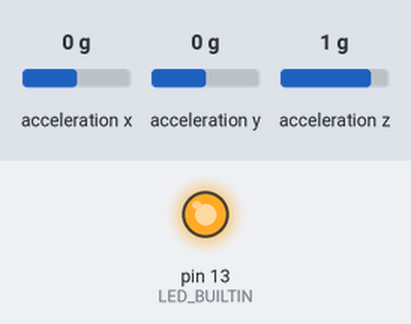
This program was run on a simulated Arduino Nano, built with avr-gcc and run on an emulated ATmega328P. On the bench: output pins drawn as LEDs (lit = HIGH). Wiring (inferred from the names in the program): MPU-6050 motion sensor at I2C address 0x68. The test bench sets the inputs (shaded band); at power-on: acceleration x 0 g, acceleration y 0 g, acceleration z 1 g. The modem accepts every AT command (registered, SIM ready, sends succeed) and sends nothing else; what the program prints to the serial monitor is not drawn.

Above: at 1.7 s.
At 3.3 s:
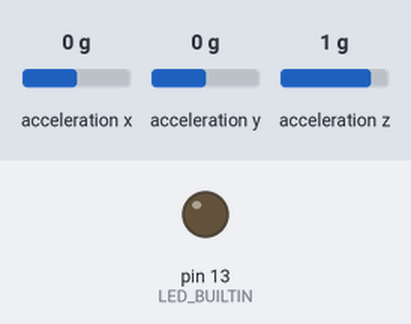
3.4 s: acceleration x set to -0.3 g
Timing chart, 0 to 11.0 s (numbered marks = the images above; inputs shaded):
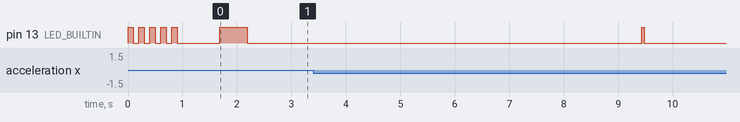

The program:

main.cpp
```cpp
// =====================================================
// FILE: src/main.cpp
// =====================================================

#include <Arduino.h>
#include "Config/Config.h"

// =====================================================
// MODULES
// =====================================================

#include "GPS/GPS.h"
#include "GSM/GSM.h"
#include "MPU/MPU.h"

// =====================================================
// FSM
// =====================================================

#include "GPS/GPS_FSM.h"
#include "GSM/GSM_FSM.h"
#include "MPU/MPU_FSM.h"

// =====================================================
// MODE MANAGER
// =====================================================

#include "ModeManager/SystemModes.h"
#include "ModeManager/TrackerController.h"

// =====================================================
// BUTTON MANAGER
// =====================================================

#if ENABLE_BUTTON == 1
    #include "ButtonManager/ButtonManager.h"
#endif

// =====================================================
// CREATE MODULE OBJECTS
// =====================================================

GPS gps(3, 4);
GSM gsm(5, 6);
MPU mpu;

// =====================================================
// CREATE FSM (POINTERS)
// =====================================================

GPS_FSM* gpsFSM = nullptr;
GSM_FSM* gsmFSM = nullptr;
MPU_FSM* mpuFSM = nullptr;

// =====================================================
// TRACKER CONTROLLER (POINTER)
// =====================================================

TrackerController* trackerController = nullptr;

// =====================================================
// BUTTON MANAGER OBJECT
// =====================================================

#if ENABLE_BUTTON == 1
    ButtonManager buttonManager(BUTTON_PIN);
#endif

// =====================================================
// FUNCTION TO INIT SYSTEM FOR CURRENT MODE
// =====================================================

void initSystemForMode(OperationMode mode) {
    Serial.println(F("[MAIN] Initializing system for current mode..."));

    // Очищаем предыдущие объекты
    if (gpsFSM != nullptr) {
        gpsFSM->disable();
        delete gpsFSM;
        gpsFSM = nullptr;
    }

    if (gsmFSM != nullptr) {
        gsmFSM->disable();
        delete gsmFSM;
        gsmFSM = nullptr;
    }

    if (mpuFSM != nullptr) {
        delete mpuFSM;
        mpuFSM = nullptr;
    }

    if (trackerController != nullptr) {
        delete trackerController;
        trackerController = nullptr;
    }

    // Создаём базовые объекты
    gpsFSM = new GPS_FSM(&gps);
    gsmFSM = new GSM_FSM(&gsm);
    mpuFSM = new MPU_FSM(&mpu);

    // Инициализируем в зависимости от режима
    switch (mode) {
        case OperationMode::DEBUG_MODE:
            Serial.println(F("[MAIN] DEBUG mode active"));
            #ifdef TEST_GPS
                gpsFSM->begin();
                gpsFSM->enable();
                #if GPS_MOCK_MODE == 2
                    gpsFSM->setState(GPSState::MOCK_PARSE);
                #else
                    gpsFSM->setState(GPSState::REAL_FIX);
                #endif
            #endif
            #ifdef TEST_MPU6050
                mpuFSM->begin();
            #endif
            break;

        case OperationMode::TRACKER_MODE:
            Serial.println(F("[MAIN] TRACKER mode active"));
            trackerController = new TrackerController(gpsFSM, gsmFSM, mpuFSM);
            trackerController->begin();
            break;

        case OperationMode::SLEEP_MODE:
            Serial.println(F("[MAIN] SLEEP mode active"));
            trackerController = new TrackerController(gpsFSM, gsmFSM, mpuFSM);
            trackerController->begin();
            break;
    }
}

// =====================================================
// SETUP
// =====================================================

void setup() {
    // LED индикация старта
    pinMode(LED_BUILTIN, OUTPUT);
    for(int i = 0; i < 5; i++) {
        digitalWrite(LED_BUILTIN, HIGH);
        delay(100);
        digitalWrite(LED_BUILTIN, LOW);
        delay(100);
    }

    // Serial инициализация
    Serial.begin(9600);
    unsigned long start = millis();
    while (!Serial && millis() - start < 2000);

    Serial.println();
    Serial.println(F("===================================="));
    Serial.println(F("SYSTEM START"));
    Serial.println(F("===================================="));

    // Инициализация SystemModes
    SystemModes::begin();

    // Инициализация кнопки
    #if ENABLE_BUTTON == 1
        buttonManager.begin();
        Serial.println(F("[MAIN] Button manager enabled"));
        Serial.println(F("  - Single click: TRACKER mode"));
        Serial.println(F("  - Double click: SLEEP mode"));
        Serial.println(F("  - Long press (2s): DEBUG mode"));
    #endif

    // Инициализация системы под текущий режим
    initSystemForMode(SystemModes::getCurrentMode());

    digitalWrite(LED_BUILTIN, HIGH);
    delay(500);
    digitalWrite(LED_BUILTIN, LOW);
}

// =====================================================
// LOOP
// =====================================================

void loop() {
    // Обработка кнопки
    #if ENABLE_BUTTON == 1
        buttonManager.update();

        if (buttonManager.isModeChangeRequested()) {
            Serial.println(F("\n[MAIN] Mode change detected, reinitializing..."));
            initSystemForMode(SystemModes::getCurrentMode());
            buttonManager.confirmModeChange();
        }

        // Индикация нажатия
        static bool lastPressedState = false;
        if (buttonManager.isPressed() && !lastPressedState) {
            digitalWrite(LED_BUILTIN, HIGH);
        } else if (!buttonManager.isPressed() && lastPressedState) {
            digitalWrite(LED_BUILTIN, LOW);
        }
        lastPressedState = buttonManager.isPressed();
    #endif

    // Основная логика по текущему режиму
    OperationMode currentMode = SystemModes::getCurrentMode();

    switch (currentMode) {
        case OperationMode::DEBUG_MODE:
            #ifdef TEST_GPS
                if (gpsFSM != nullptr) {
                    gpsFSM->update();
                    if (gpsFSM->isURLReady()) {
                        Serial.println();
                        Serial.println(F("===================================="));
                        Serial.println(F("[MAIN] GPS URL READY"));
                        Serial.print(F("[URL] "));
                        Serial.println(gpsFSM->getURL());
                        Serial.println(F("===================================="));
                        gpsFSM->reset();
                    }
                }
            #endif
            #ifdef TEST_MPU6050
                if (mpuFSM != nullptr) {
                    mpuFSM->update();
                    if (mpuFSM->isAwaken()) {
                        Serial.println(F("\n[SYSTEM] MOVEMENT DETECTED"));
                        mpuFSM->setState(MPUState::DISABLED);
                    }
                }
            #endif
            delay(10);
            break;

        case OperationMode::TRACKER_MODE:
            if (trackerController != nullptr) {
                trackerController->update();
            }
            delay(50);
            break;

        case OperationMode::SLEEP_MODE:
            if (trackerController != nullptr) {
                trackerController->update();
            }
            delay(50);

            static unsigned long lastBlink = 0;
            if (millis() - lastBlink > 5000) {
                lastBlink = millis();
                digitalWrite(LED_BUILTIN, HIGH);
                delay(50);
                digitalWrite(LED_BUILTIN, LOW);
            }
            break;
    }
}
```

ButtonManager.cpp
```cpp
// =====================================================
// FILE: src/ButtonManager/ButtonManager.cpp
// =====================================================

#include "ButtonManager.h"
#include "ModeManager/SystemModes.h"

#if ENABLE_BUTTON == 1

ButtonManager::ButtonManager(uint8_t pin) {
    _pin = pin;
    _lastStableState = HIGH;
    _lastReading = HIGH;
    _lastDebounceTime = 0;
    _pressStartTime = 0;
    _waitingForDoubleClick = false;
    _lastClickTime = 0;
    _pendingEvent = ButtonEvent::NONE;
    _modeChangeRequested = false;
    _buttonPressed = false;
}

void ButtonManager::begin() {
    pinMode(_pin, INPUT_PULLUP);
    Serial.println(F("[BUTTON] Manager initialized"));
    Serial.print(F("[BUTTON] Pin: "));
    Serial.println(_pin);

    detectStartupMode();
    printMode();
}

void ButtonManager::detectStartupMode() {
    Serial.println(F("[BUTTON] Checking startup button state..."));
    delay(100);

    bool buttonPressedAtStart = (digitalRead(_pin) == LOW);

    if (buttonPressedAtStart) {
        Serial.println(F("[BUTTON] Button pressed at startup - waiting for release"));
        unsigned long startWait = millis();
        while (digitalRead(_pin) == LOW && (millis() - startWait) < 3000) {
            delay(10);
        }
    } else {
        Serial.println(F("[BUTTON] No button press at startup - using DEFAULT_MODE"));
    }
}

void ButtonManager::updateButtonState() {
    bool currentReading = digitalRead(_pin);

    if (currentReading != _lastReading) {
        _lastDebounceTime = millis();
        _lastReading = currentReading;
    }

    if ((millis() - _lastDebounceTime) > DEBOUNCE_DELAY_MS) {
        _lastStableState = currentReading;
    }

    _buttonPressed = (_lastStableState == LOW);
}

ButtonEvent ButtonManager::detectEvent() {
    if (_lastStableState == LOW && _lastReading == HIGH) {
        _pressStartTime = 0;

        unsigned long pressDuration = millis() - _lastDebounceTime;

        if (pressDuration >= LONG_PRESS_MS) {
            resetButtonState();
            return ButtonEvent::LONG_PRESS;
        } else {
            if (_waitingForDoubleClick) {
                unsigned long timeBetweenClicks = millis() - _lastClickTime;
                if (timeBetweenClicks <= DOUBLE_CLICK_MAX_MS) {
                    _waitingForDoubleClick = false;
                    _lastClickTime = 0;
                    resetButtonState();
                    return ButtonEvent::DOUBLE_CLICK;
                }
            }

            if (!_waitingForDoubleClick) {
                _waitingForDoubleClick = true;
                _lastClickTime = millis();
                _pendingEvent = ButtonEvent::SINGLE_CLICK;
                return ButtonEvent::NONE;
            }
        }
    }

    if (_waitingForDoubleClick && (millis() - _lastClickTime) > DOUBLE_CLICK_MAX_MS) {
        _waitingForDoubleClick = false;
        if (_pendingEvent == ButtonEvent::SINGLE_CLICK) {
            _pendingEvent = ButtonEvent::NONE;
            return ButtonEvent::SINGLE_CLICK;
        }
    }

    return ButtonEvent::NONE;
}

void ButtonManager::resetButtonState() {
    _waitingForDoubleClick = false;
    _pendingEvent = ButtonEvent::NONE;
    _lastClickTime = 0;
    _pressStartTime = 0;
}

void ButtonManager::update() {
    updateButtonState();

    if (_lastStableState == LOW && _pressStartTime == 0) {
        _pressStartTime = millis();
    }

    if (_pressStartTime > 0 && (millis() - _pressStartTime) >= LONG_PRESS_MS) {
        Serial.println(F("[BUTTON] Long press detected - DEBUG MODE"));
        SystemModes::setMode(OperationMode::DEBUG_MODE);
        _modeChangeRequested = true;
        resetButtonState();
        return;
    }

    ButtonEvent event = detectEvent();

    switch (event) {
        case ButtonEvent::SINGLE_CLICK:
            Serial.println(F("[BUTTON] Single click detected - TRACKER MODE"));
            SystemModes::setMode(OperationMode::TRACKER_MODE);
            _modeChangeRequested = true;
            break;

        case ButtonEvent::DOUBLE_CLICK:
            Serial.println(F("[BUTTON] Double click detected - SLEEP MODE"));
            SystemModes::setMode(OperationMode::SLEEP_MODE);
            _modeChangeRequested = true;
            break;

        default:
            break;
    }
}

bool ButtonManager::isModeChangeRequested() {
    return _modeChangeRequested;
}

void ButtonManager::confirmModeChange() {
    _modeChangeRequested = false;
}

bool ButtonManager::isPressed() {
    return _buttonPressed;
}

void ButtonManager::printMode() {
    Serial.print(F("[BUTTON] Current mode: "));
    switch (SystemModes::getCurrentMode()) {
        case OperationMode::DEBUG_MODE:
            Serial.println(F("DEBUG"));
            break;
        case OperationMode::TRACKER_MODE:
            Serial.println(F("TRACKER"));
            break;
        case OperationMode::SLEEP_MODE:
            Serial.println(F("SLEEP"));
            break;
    }
}

#endif // ENABLE_BUTTON
```

ButtonManager.h
```cpp
// =====================================================
// FILE: src/ButtonManager/ButtonManager.h
// =====================================================

#ifndef BUTTON_MANAGER_H
#define BUTTON_MANAGER_H

#include <Arduino.h>
#include "Config/Config.h"

#if ENABLE_BUTTON == 1

enum class ButtonEvent {
    NONE,
    SINGLE_CLICK,
    DOUBLE_CLICK,
    LONG_PRESS
};

class ButtonManager {
private:
    uint8_t _pin;
    bool _lastStableState;
    bool _lastReading;
    unsigned long _lastDebounceTime;
    unsigned long _pressStartTime;

    bool _waitingForDoubleClick;
    unsigned long _lastClickTime;
    ButtonEvent _pendingEvent;

    bool _modeChangeRequested;
    bool _buttonPressed;

    void updateButtonState();
    ButtonEvent detectEvent();
    void resetButtonState();
    void detectStartupMode();

public:
    ButtonManager(uint8_t pin = BUTTON_PIN);
    void begin();
    void update();

    bool isModeChangeRequested();
    void confirmModeChange();
    bool isPressed();
    void printMode();
};

#endif // ENABLE_BUTTON

#endif // BUTTON_MANAGER_H
```

GPS.cpp
```cpp
// =====================================================
// FILE: src/GPS/GPS.cpp (ОПТИМИЗИРОВАННЫЙ)
// =====================================================

#include "GPS.h"

GPS::GPS(int rxPin, int txPin) {
    _rxPin = rxPin;
    _txPin = txPin;
    _gpsSerial = new SoftwareSerial(rxPin, txPin);
    _bufferIndex = 0;
    _lineStart = 0;
    _lineEnd = 0;
    _flags = 0x02;  // enabled = true (бит 1)
    memset(_buffer, 0, BUFFER_SIZE);
}

GPS::~GPS() {
    delete _gpsSerial;
}

void GPS::begin(long baudrate) {
    if (!(_flags & 0x02)) return;

    _gpsSerial->begin(baudrate);
    delay(100);

    // Очистка буфера
    while (_gpsSerial->available()) _gpsSerial->read();
    _bufferIndex = 0;
    _lineStart = 0;
    _lineEnd = 0;
    _flags &= ~0x01;  // clear _hasNewData
    memset(_buffer, 0, BUFFER_SIZE);
}

void GPS::enable() {
    _flags |= 0x02;  // enabled = true
    _gpsSerial->begin(9600);
    delay(100);
    while (_gpsSerial->available()) _gpsSerial->read();
}

void GPS::disable() {
    _flags &= ~0x02;  // enabled = false
    _gpsSerial->end();
    _bufferIndex = 0;
    _lineStart = 0;
    _lineEnd = 0;
    _flags &= ~0x01;  // clear _hasNewData
}

void GPS::setEnabled(bool enabled) {
    if (enabled && !(_flags & 0x02)) enable();
    else if (!enabled && (_flags & 0x02)) disable();
}

bool GPS::available() const {
    if (!(_flags & 0x02)) return false;
    return _gpsSerial->available() > 0;
}

void GPS::update() {
    if (!(_flags & 0x02)) return;

    while (_gpsSerial->available()) {
        char c = _gpsSerial->read();

        if (c == '\n') {
            // Сохраняем позицию готовой строки
            _lineStart = 0;
            _lineEnd = _bufferIndex;
            _flags |= 0x01;  // _hasNewData = true
            _bufferIndex = 0;
        }
        else if (c != '\r' && _bufferIndex < BUFFER_SIZE - 1) {
            _buffer[_bufferIndex++] = c;
        }
        else if (_bufferIndex >= BUFFER_SIZE - 1) {
            // Переполнение - сброс
            _bufferIndex = 0;
            _flags &= ~0x01;
        }
    }
}

const char* GPS::getRawData() {
    if (!(_flags & 0x02) || !(_flags & 0x01)) return nullptr;

    // Проверяем, что строка начинается с '$'
    if (_lineEnd > 0 && _buffer[0] == '$') {
        _flags &= ~0x01;  // clear _hasNewData
        _buffer[_lineEnd] = '\0';
        return _buffer;
    }

    _flags &= ~0x01;
    return nullptr;
}

void GPS::printRawData(HardwareSerial& serial) {
    if (!(_flags & 0x02) || !(_flags & 0x01)) return;

    if (_lineEnd > 0 && _buffer[0] == '$') {
        for (uint8_t i = 0; i < _lineEnd; i++) {
            serial.write(_buffer[i]);
        }
        serial.write('\n');
        _flags &= ~0x01;
    }
}
```

GPS.h
```cpp
// =====================================================
// FILE: src/GPS/GPS.h (ОПТИМИЗИРОВАННЫЙ)
// =====================================================

#ifndef GPS_H
#define GPS_H

#include <Arduino.h>
#include <SoftwareSerial.h>

class GPS {
  private:
    SoftwareSerial* _gpsSerial;
    int _rxPin;
    int _txPin;

    // ОПТИМИЗАЦИЯ: объединяем два буфера в один с разделением
    char _buffer[256];      // Единый буфер (используется как _buffer и _lineBuffer)
    uint8_t _bufferIndex;
    uint8_t _lineStart;     // Индекс начала готовой строки
    uint8_t _lineEnd;       // Индекс конца готовой строки

    uint8_t _flags;         // Бит 0: _hasNewData, Бит 1: _enabled

    // Константы
    static const uint8_t BUFFER_SIZE = 128;  // Уменьшаем до 128 байт!

  public:
    GPS(int rxPin, int txPin);
    ~GPS();  // Добавляем деструктор

    void begin(long baudrate = 9600);
    void enable();
    void disable();
    bool isEnabled() const { return (_flags & 0x02) != 0; }
    void setEnabled(bool enabled);
    bool available() const;
    void update();

    const char* getRawData();
    void printRawData(HardwareSerial& serial = Serial);

    SoftwareSerial* getSerial() { return _gpsSerial; }
};

#endif
```

GPSParser.h
```cpp
// =====================================================
// FILE: src/GPS/GPSParser.h
// =====================================================

#pragma once
#include <Arduino.h>

bool parseRMC(const char* nmea, float &lat, float &lon);

void buildYandexURL(float lat, float lon, char* out, int size);
```

Source omitted: GPSParser.cpp (2679 bytes), GPS_FSM.cpp (6282 bytes), GPS_FSM.h (2506 bytes), GSM.cpp (6182 bytes), GSM.h (1455 bytes), GSM_FSM.cpp (6177 bytes), GSM_FSM.h (2204 bytes), MPU.cpp (1815 bytes), MPU.h (1400 bytes), MPU_FSM.cpp (3592 bytes), MPU_FSM.h (888 bytes), SystemModes.cpp (4627 bytes) and 6 more
